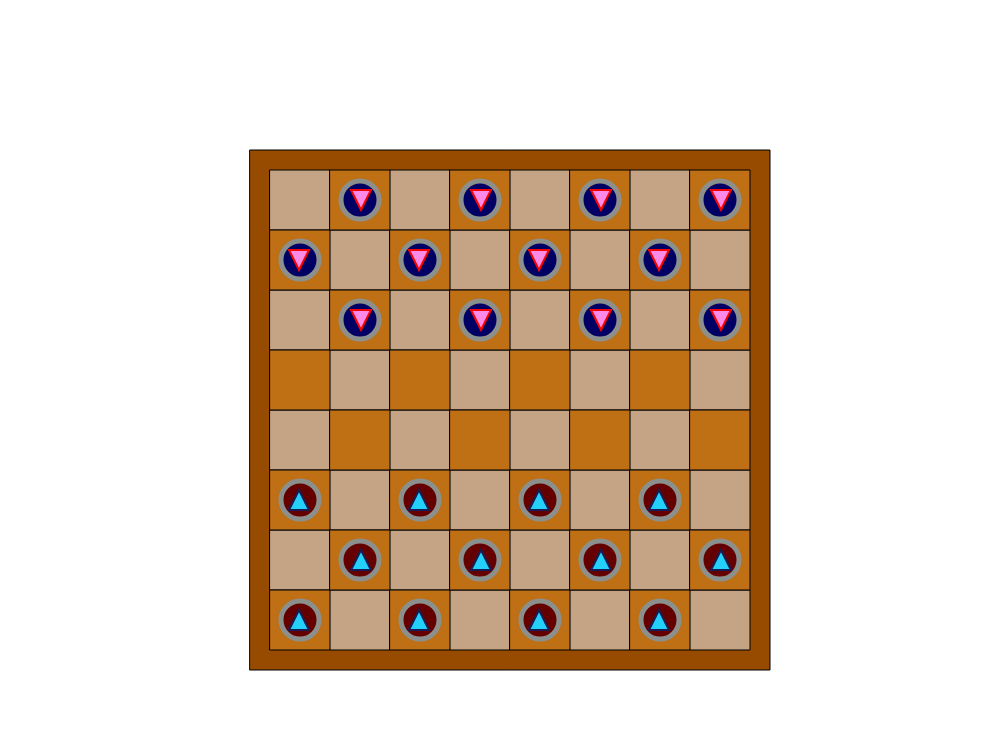
Frame 1 (no input)
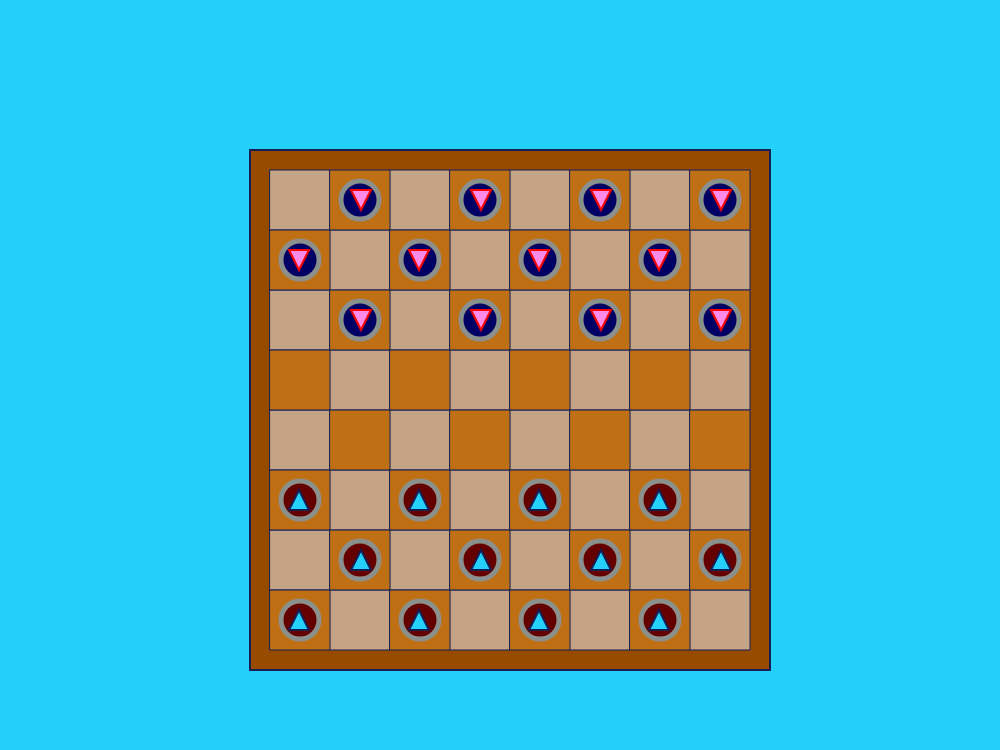
Frame 60 (no input)
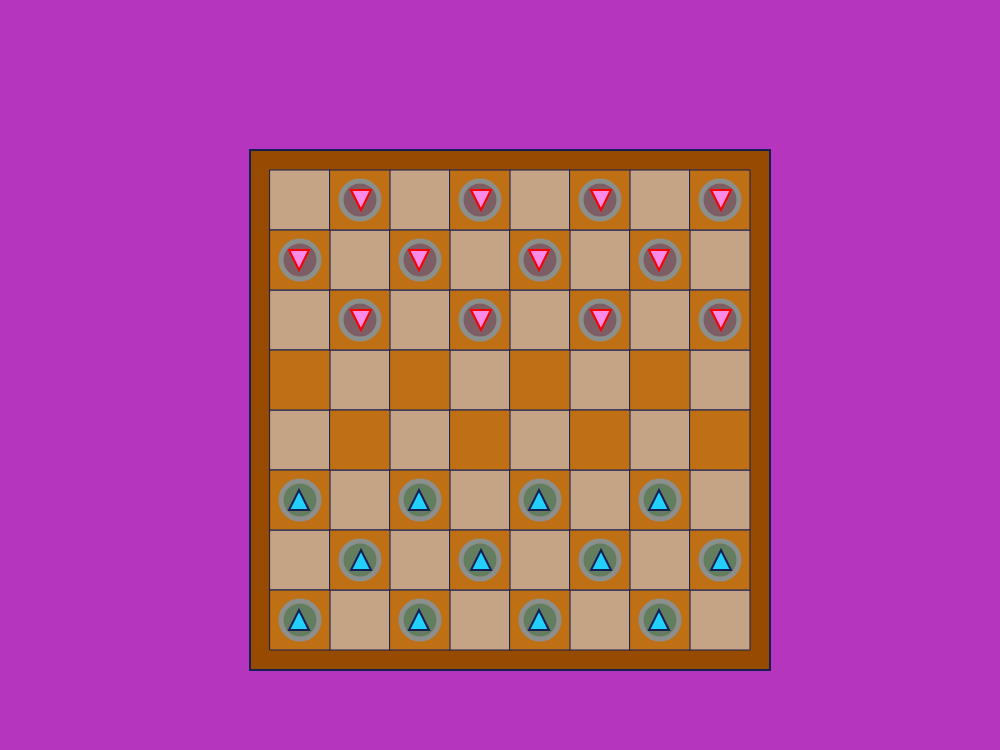
Frame 120 (the mouse pressed at the canvas centre since frame 60)

The p5.js sketch that drew these frames (run headless with seeded random() and noise() and a simulated clock; from frame 60 on, the mouse is pressed at the canvas centre):

// p5.js sketch
// ── sketch.js
/*
///////////////////////////////
/////// Anothers Image ///////
//// By Estevan Restrepo ////
////////////////////////////

I enjoy table games alot so I decided to my first Short Study
to be used to make a game I enjoy well personally I am more of
a chess person but this is the best I can do with what ive got.
*/

let r,g,b;

let triXL = 0;
let triXR = 0;
let circlegrow = 0;

let stop = 0;


function setup() {
  createCanvas(1000, 750);

}



function draw() {

  background(r ,g ,b );

  if (!stop)
  {
    triXL = triXL + 1
    triXR = triXR - 1
    circlegrow = circlegrow - 2
  }


  fill(150,75,0);
  rect(250,150,520,520);

  strokeWeight(1);
  fill(196,164,132);
  rect(270,170,60,60);
  rect(270,290,60,60);
  rect(270,410,60,60);
  rect(270,530,60,60);

  rect(330,230,60,60);
  rect(330,350,60,60);
  rect(330,470,60,60);
  rect(330,590,60,60);

  rect(390,170,60,60);
  rect(390,290,60,60);
  rect(390,410,60,60);
  rect(390,530,60,60);

  rect(450,230,60,60);
  rect(450,350,60,60);
  rect(450,470,60,60);
  rect(450,590,60,60);

  rect(510,170,60,60);
  rect(510,290,60,60);
  rect(510,410,60,60);
  rect(510,530,60,60);

  rect(570,230,60,60);
  rect(570,350,60,60);
  rect(570,470,60,60);
  rect(570,590,60,60);

  rect(630,170,60,60);
  rect(630,290,60,60);
  rect(630,410,60,60);
  rect(630,530,60,60);

  rect(690,230,60,60);
  rect(690,350,60,60);
  rect(690,470,60,60);
  rect(690,590,60,60);

  /// SPLIT


  fill(191,111,20);
  rect(270,230,60,60);
  rect(270,350,60,60);
  rect(270,470,60,60);
  rect(270,590,60,60);

  rect(330,170,60,60);
  rect(330,290,60,60);
  rect(330,410,60,60);
  rect(330,530,60,60);

  rect(390,230,60,60);
  rect(390,350,60,60);
  rect(390,470,60,60);
  rect(390,590,60,60);

  rect(450,170,60,60);
  rect(450,290,60,60);
  rect(450,410,60,60);
  rect(450,530,60,60);

  rect(510,230,60,60);
  rect(510,350,60,60);
  rect(510,470,60,60);
  rect(510,590,60,60);

  rect(570,170,60,60);
  rect(570,290,60,60);
  rect(570,410,60,60);
  rect(570,530,60,60);
  
  rect(630,230,60,60);
  rect(630,350,60,60);
  rect(630,470,60,60);
  rect(630,590,60,60);

  rect(690,170,60,60);
  rect(690,290,60,60);
  rect(690,410,60,60);
  rect(690,530,60,60);

  /* This is to be able to change the color of the circles
  by switching the mouses position across the canvas.
  */
  //fill(21,12,3);
  fill(mouseX/4,mouseY/4,100);
  strokeWeight(5);
  stroke(140,144,140);
  circle(360,200,circlegrow + 40);
  circle(480,200,circlegrow + 40);
  circle(600,200,circlegrow + 40);
  circle(720,200,circlegrow + 40);

  circle(300,260,circlegrow + 40);
  circle(420,260,circlegrow + 40);
  circle(540,260,circlegrow + 40);
  circle(660,260,circlegrow + 40);

  circle(360,320,circlegrow + 40);
  circle(480,320,circlegrow + 40);
  circle(600,320,circlegrow + 40);
  circle(720,320,circlegrow + 40);

  /* This is to be able to change the color of the circles
  by switching the mouses position across the canvas.
  */
  //fill(249,233,216);
  fill(100,mouseX/4,mouseY/4);
  circle(300,500,circlegrow + 40);
  circle(420,500,circlegrow + 40);
  circle(540,500,circlegrow + 40);
  circle(660,500,circlegrow + 40);
  
  circle(360,560,circlegrow + 40);
  circle(480,560,circlegrow + 40);
  circle(600,560,circlegrow + 40);
  circle(720,560,circlegrow + 40);

  circle(300,620,circlegrow + 40);
  circle(420,620,circlegrow + 40);
  circle(540,620,circlegrow + 40);
  circle(660,620,circlegrow + 40);

  // Allow for circles to break boundaries
  circlegrow = circlegrow + 2;

  strokeWeight(2);
  stroke(249,0,0);
  fill(254,138,232);

  // Allow triangles to go in opposite directions

  triangle(triXL+350,190,triXL+370,190,triXL+360,210);
  triangle(triXL+470,190,triXL+490,190,triXL+480,210);
  triangle(triXL+590,190,triXL+610,190,triXL+600,210);
  triangle(triXL+710,190,triXL+730,190,triXL+720,210);
  
  triangle(triXR+290,250,triXR+310,250,triXR+300,270);
  triangle(triXR+410,250,triXR+430,250,triXR+420,270);
  triangle(triXR+530,250,triXR+550,250,triXR+540,270);
  triangle(triXR+650,250,triXR+670,250,triXR+660,270);
  
  triangle(triXL+350,310,triXL+370,310,triXL+360,330);
  triangle(triXL+470,310,triXL+490,310,triXL+480,330);
  triangle(triXL+590,310,triXL+610,310,triXL+600,330);
  triangle(triXL+710,310,triXL+730,310,triXL+720,330);

  stroke(21,31,86);
  fill(35,208,250);

  triangle(triXR+290,510,triXR+310,510,triXR+300,490);
  triangle(triXR+410,510,triXR+430,510,triXR+420,490);
  triangle(triXR+530,510,triXR+550,510,triXR+540,490);
  triangle(triXR+650,510,triXR+670,510,triXR+660,490);

  triangle(triXL+350,570,triXL+370,570,triXL+360,550);
  triangle(triXL+470,570,triXL+490,570,triXL+480,550);
  triangle(triXL+590,570,triXL+610,570,triXL+600,550);
  triangle(triXL+710,570,triXL+730,570,triXL+720,550);

  triangle(triXR+290,630,triXR+310,630,triXR+300,610);
  triangle(triXR+410,630,triXR+430,630,triXR+420,610);
  triangle(triXR+530,630,triXR+550,630,triXR+540,610);
  triangle(triXR+650,630,triXR+670,630,triXR+660,610);
  
  triXL--;
  triXR++;

  // Triangle moves left
  if (keyIsDown(LEFT_ARROW)){
    triXL += 2;
    triXR -= 2;
  }

  // Triangle moves right
  if (keyIsDown(RIGHT_ARROW)){
    triXL -= 2;
    triXR += 2;
  }

  // Circles grow in size
  if (keyIsDown(UP_ARROW)){
    circlegrow += 4;
  }

  // Circles shrink in size
  if (keyIsDown(DOWN_ARROW))
    circlegrow -= 4;
}

// Resets the Canvas to repeat

function mousePressed() {
  circlegrow = 0
  triXL = 0
  triXR = 0
  r = random(255);
  g = random(255);
  b = random(255);
}

// Used to stop and start the animation of the triangles and circles
function keyPressed()
{
  if (keyCode === ENTER)
    stop = !stop

}
